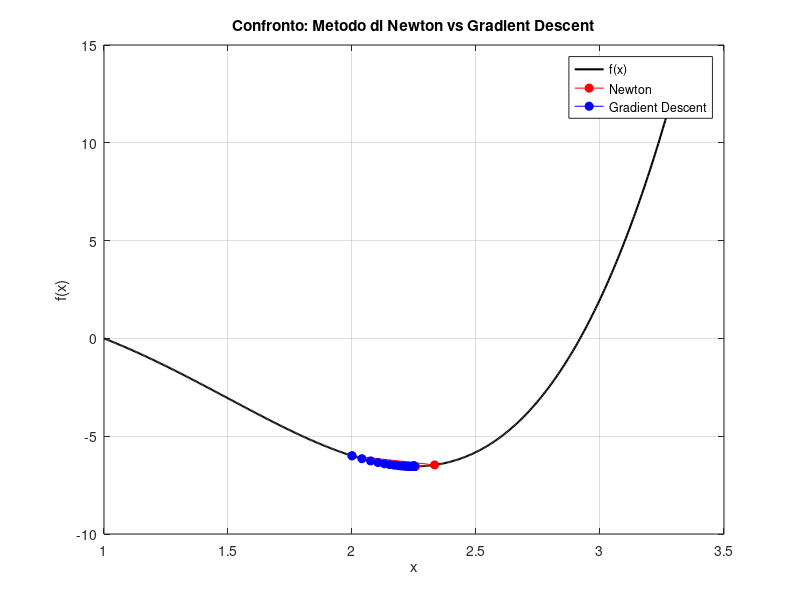

This chart was generated by the following MATLAB code:
% Ottimizzazione: Confronto tra Metodo di Newton vs Gradient Descent per minimizzare f(x)
clear; close all; clc;

% Definizione della funzione obiettivo e delle sue derivate
f = @(x) x.^4 - 3*x.^3 + 2;          % Funzione da minimizzare
df = @(x) 4*x.^3 - 9*x.^2;           % Derivata prima (gradiente)
d2f = @(x) 12*x.^2 - 18*x;           % Derivata seconda (Hessiana nel caso unidimensionale)

x0 = 2;              % Punto iniziale comune per entrambi i metodi
tol = 1e-8;          % Tolleranza per il criterio di arresto (sul gradiente)
max_iter = 50;       % Numero massimo di iterazioni

%% Metodo di Newton
x_newton = x0;                                          % Inizializzazione della variabile
newton_hist = x_newton;                                 % Vettore per salvare i punti visitati

for i = 1:max_iter
    if abs(df(x_newton)) < tol                          % Arresto se il gradiente è sufficientemente piccolo
        break;
    end
    
    x_newton = x_newton - df(x_newton)/d2f(x_newton);   % Aggiornamento con il passo di Newton
    newton_hist(end+1) = x_newton;                      % Salvataggio del nuovo punto
end

%% Metodo del Gradient Descent
alpha = 0.01;             % Tasso di apprendimento (learning rate)
x_gd = x0;                % Inizializzazione
gd_hist = x_gd;           % Vettore per i punti visitati

for i = 1:max_iter
    if abs(df(x_gd)) < tol                  % Arresto se il gradiente è sufficientemente piccolo
        break;
    end
    
    x_gd = x_gd - alpha * df(x_gd);         % Aggiornamento con passo proporzionale al gradiente
    gd_hist(end+1) = x_gd;                  % Salvataggio del nuovo punto
end

%% Grafico della funzione e dei percorsi dei due metodi
x_vals = linspace(min([newton_hist gd_hist])-1, ...
    max([newton_hist gd_hist])+1, 500);                     % Asse x
y_vals = f(x_vals);                                         % Calcolo dei valori della funzione

figure;
plot(x_vals, y_vals, 'k-', 'LineWidth', 1.5); hold on;                                          % Grafico della funzione
plot(newton_hist, f(newton_hist), 'ro-', 'MarkerFaceColor', 'r', 'DisplayName', 'Newton');      % Newton
plot(gd_hist, f(gd_hist), 'bo-', 'MarkerFaceColor', 'b', 'DisplayName', 'Gradient Descent');    % Gradiente
legend('f(x)', 'Newton', 'Gradient Descent', 'Location', 'best');                               % Legenda
xlabel('x'); ylabel('f(x)');                                                                    % Etichette assi
title('Confronto: Metodo di Newton vs Gradient Descent');                                       % Titolo
grid on;                                                                                        % Mostra la griglia

%% Confronto del numero di iterazioni
fprintf('\nNumero di iterazioni:\n');
fprintf('Metodo di Newton: %d\n', numel(newton_hist) - 1);     % Iterazioni Newton
fprintf('Gradient Descent: %d\n', numel(gd_hist) - 1);         % Iterazioni GD
